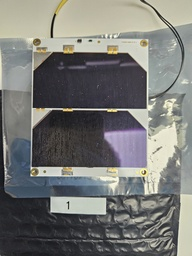
#> input picture images/20241116_110324.jpg, 192 x 256 px, shrunk from 3000 x 4000 before the run
$ jupyter execute elm.ipynb
#> lines starting #> are read from the running program, lines starting #| are printed output that depends on the picture
# ELM Script

[cell 1]
# import libraries
import cv2
import numpy as np
import matplotlib.pyplot as plt

[cell 2]
# import images
image1 = cv2.imread("images/20241116_110324.jpg")
#> image1 is the input picture: shape (256, 192, 3); mean B, G, R 117.7, 120.9, 120.3
image2a = cv2.imread("images/20241116_112351.jpg")
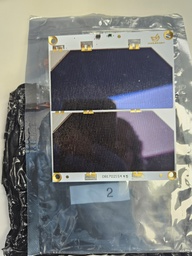
#> input picture images/20241116_112351.jpg, 192 x 256 px, shrunk from 3000 x 4000 before the run
#> image2a is the input picture: shape (256, 192, 3); mean B, G, R 123.2, 124.5, 122.9
image2b = cv2.imread("images/20241116_112358.jpg")
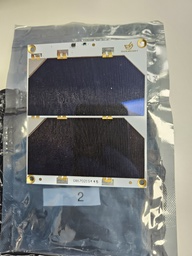
#> input picture images/20241116_112358.jpg, 192 x 256 px, shrunk from 3000 x 4000 before the run
#> image2b is the input picture: shape (256, 192, 3); mean B, G, R 124.1, 127.9, 127.1
image3a = cv2.imread("images/20241116_111209.jpg")
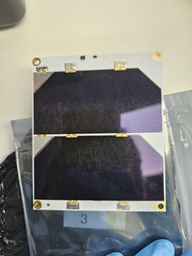
#> input picture images/20241116_111209.jpg, 192 x 256 px, shrunk from 3000 x 4000 before the run
#> image3a is the input picture: shape (256, 192, 3); mean B, G, R 126.8, 131.7, 131
image3b = cv2.imread("images/20241116_111213.jpg")
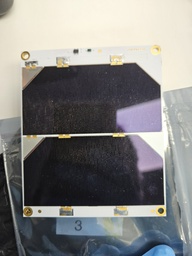
#> input picture images/20241116_111213.jpg, 192 x 256 px, shrunk from 3000 x 4000 before the run
#> image3b is the input picture: shape (256, 192, 3); mean B, G, R 130.5, 132, 132.5
image4a = cv2.imread("images/20241116_111605.jpg")
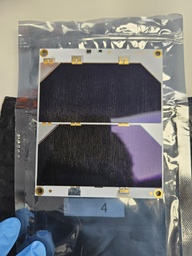
#> input picture images/20241116_111605.jpg, 192 x 256 px, shrunk from 3000 x 4000 before the run
#> image4a is the input picture: shape (256, 192, 3); mean B, G, R 114, 114, 113.5
image4b = cv2.imread("images/20241116_111619.jpg")

image1ELM = cv2.imread("images/20241116_110418.jpg")
image2aELM = cv2.imread("images/20241116_112458.jpg")
image2bELM = cv2.imread("images/20241116_112508.jpg")
image3aELM = cv2.imread("images/20241116_111306.jpg")
image3bELM = cv2.imread("images/20241116_111310.jpg")
image4aELM = cv2.imread("images/20241116_111721.jpg")
image4bELM = cv2.imread("images/20241116_111731.jpg")

[cell 3]
def img_to_channels(image):

    # convert RGB to HSV
    hsv_img = cv2.cvtColor(image, cv2.COLOR_BGR2HSV)
#> hsv_img: shape (256, 192, 3); mean H, S, V 74.4, 27.4, 125.5

    # split the channels
    h, s, v = cv2.split(hsv_img)
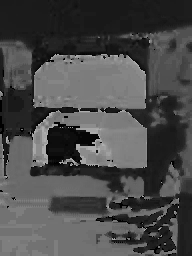
#> h: shape (256, 192); min 0, max 177, mean 74.4
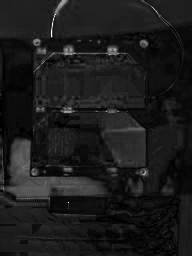
#> s: shape (256, 192); min 0, max 255, mean 27.4
    b, g, r = cv2.split(image)
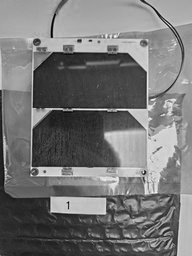
#> b: shape (256, 192); min 0, max 249, mean 117.7
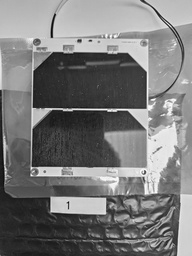
#> g: shape (256, 192); min 8, max 255, mean 120.9

    channel_dict = {
        "h": h,
        "s": s,
        "v": v,
        "b": b,
        "g": g,
        "r": r
    }

    return channel_dict

def ELMHighCoverage(image):
    channel_dict = img_to_channels(image)
#> channel_dict = 6 items

    plt.scatter(channel_dict.get("h"), channel_dict.get("s"), channel_dict.get("v"))

    plt.show()
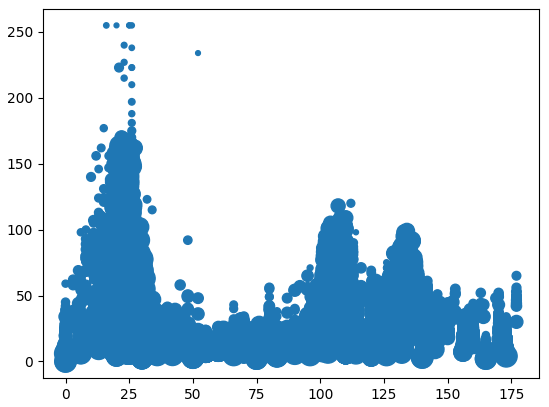
#> figure drawn by matplotlib, 1 panel
